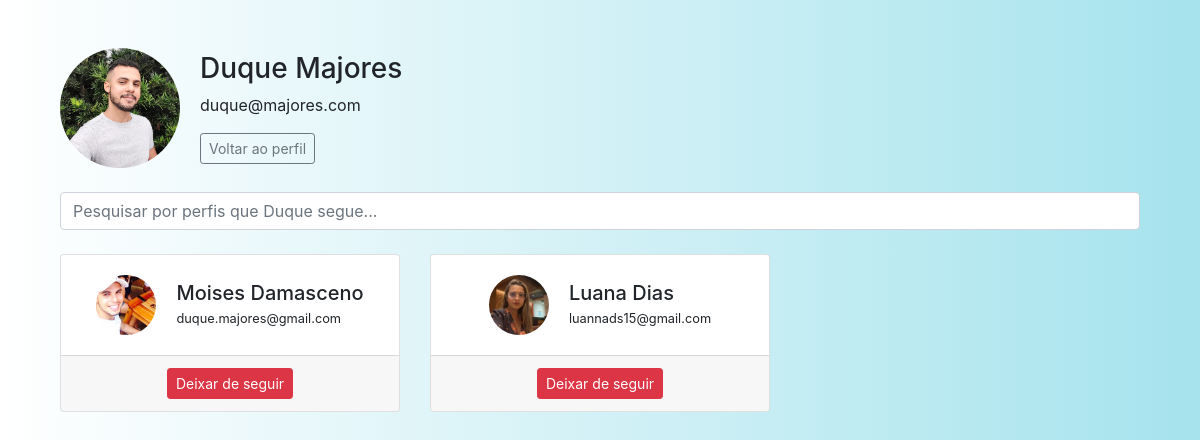
Page /seguindo/2/ (signed in) on the committed database.
### app/models.py (models this page shows, shortened)
class User(UserMixin, db.Model):
    id = db.Column(db.Integer, primary_key=True)
    nome = db.Column(db.String(150))
    sobreNome = db.Column(db.String(150))
    email = db.Column(db.String(150), unique=True)
    senha = db.Column(db.String(150))
    imagem = db.Column(db.String(150), default='default.png')
    seguindo = db.relationship(
        'User', secondary=followers,
        primaryjoin=(followers.c.follower_id == id),
        secondaryjoin=(followers.c.followed_id == id),
        backref=db.backref('seguidores', lazy='dynamic'),
        lazy='dynamic'
    )

### app/views.py (the view)
@app.route('/seguindo/<int:id>/', endpoint='seguindo')
@login_required
def seguindo(id):
    obj = User.query.get_or_404(id)
    pesquisa = request.args.get('pesquisa', '')
    seguindo_query = obj.seguindo
    dados = [usuario for usuario in obj.seguindo if pesquisa.lower() in usuario.nome.lower()]
    if pesquisa:
        seguindo_filtrado = [user for user in seguindo_query if pesquisa.lower() in user.nome.lower()]
    else:
        seguindo_filtrado = seguindo_query
    context = {
        'dados': dados,
        'usuario_atual_seguindo_ids': {u.id for u in current_user.seguindo}
    }
    return render_template('seguindo.html', obj=obj, context=context)

### app/__init__.py (called while the page is built)
@login_manager.user_loader
def load_user(user_id):
    return User.query.get(int(user_id))

### app/templates/seguindo.html (shortened to what this page needs)
{% extends 'base.html' %}
{% block styles %}
<link rel="stylesheet" href="{{ url_for('static', filename='css/index.css') }}">
<link rel="stylesheet" href="{{ url_for('static', filename='css/seguindo.css') }}">
{% endblock %}
{% block content %}
<div id="corpo_seguindo" class="container mt-5">
    <div id="titulo_seguindo" class="row mb-4 align-items-center">
        <div class="">
            <img id="img_seguindo_1" class="img-fluid rounded-circle" src="{{ url_for('static', filename='imagens/' + obj.imagem) }}" alt="Foto Perfil">
        </div>
        <div class="">
            <h3>{{ obj.nome }} {{ obj.sobreNome }}</h3>
            <p>{{ obj.email }}</p>
            <a href="{{ url_for('home', id=obj.id) }}" class="btn btn-outline-secondary btn-sm">Voltar ao perfil</a>
        </div>
    </div>
    <form method="get" class="mb-4">
        <input type="text" name="pesquisa" class="form-control" placeholder="Pesquisar por perfis que {{obj.nome}} segue..." value="{{ request.args.get('pesquisa', '') }}">
    </form>
    {% if not context.dados %}
        <p>Nenhum usuário encontrado.</p>
    {% else %}
        <div class="row">
            {% for usuario in context.dados %}
                <div class="col-md-4 mb-4">
                    <div class="card h-100">
                        <div id="card_conteudo_seguindo" class="card-body d-flex align-items-center">
                            <img src="{{ url_for('static', filename='imagens/' + usuario.imagem) }}" alt="Imagem do Usuário" class="rounded-circle me-3" width="60" height="60">
                            <div id="info_seguindo">
                                <h5 class="card-title mb-0">{{ usuario.nome }} {{ usuario.sobreNome }}</h5>
                                <p class="card-text"><small>{{ usuario.email }}</small></p>
                            </div>
                        </div>
                        {% if usuario.id != current_user.id %}
                            <div class="card-footer text-center">
                                <form class="follow-toggle-form" data-user-id="{{ usuario.id }}"
                                    data-action="{% if usuario.id in context.usuario_atual_seguindo_ids %}deixar_de_seguir{% else %}seguir{% endif %}">
                                    <button type="submit"
                                            class="btn btn-sm {% if usuario.id in context.usuario_atual_seguindo_ids %}btn-danger{% else %}btn-primary{% endif %}">
                                        {% if usuario.id in context.usuario_atual_seguindo_ids %}Deixar de seguir{% else %}Seguir{% endif %}
                                    </button>
                                </form>
                            </div>
                        {% endif %}
                    </div>
                </div>
            {% endfor %}
        </div>
    {% endif %}
</div>
{% endblock %}

### app/static/css/index.css (style rules this page uses)
#body { background-image: linear-gradient(to right, #fff, #a6e3ed ); }

### app/static/css/seguindo.css (style rules this page uses)
#corpo_seguindo { height: 100vh; }
#img_seguindo_1 { width: 120px; margin-right: 20px; margin-left: 15px; }
#card_conteudo_seguindo { margin: 0 auto; }
#info_seguindo { margin-left: 20px; }

### rows in the picture
User: imagem (picture), nome "Duque", sobreNome "Majores", email "duque@majores.com", pesquisa "Pesquisar por perfis que Duque segue..."
User: imagem (picture), nome "Moises", sobreNome "Damasceno", email "duque.majores@gmail.com", shows "Deixar de seguir"
User: imagem (picture), nome "Luana", sobreNome "Dias", email "luannads15@gmail.com", shows "Deixar de seguir"
